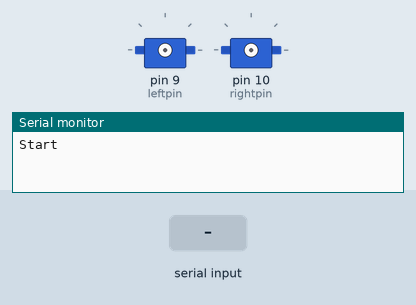
Recording of a sketch running on a simulated Arduino Uno, built with avr-gcc and run on an emulated ATmega328P. Shown: 2 × servo, the last lines printed to the serial monitor. Inputs (shaded band) come from the test bench.

Above: at 1.3 s.
1.4 s: "q" received over the second serial link
2.9 s: "e" received over the second serial link
At 4.1 s:
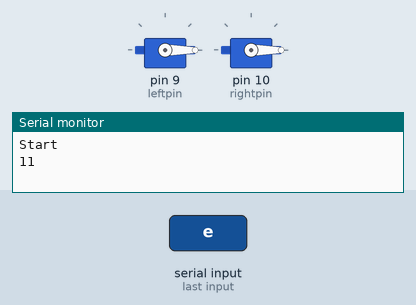
4.4 s: "w" received over the second serial link
At 5.2 s:
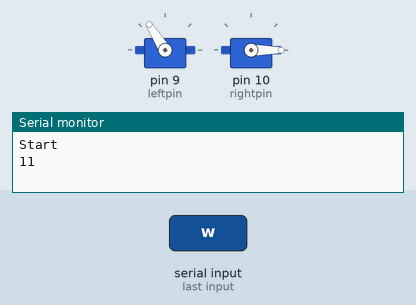
5.9 s: "s" received over the second serial link
At 6.3 s:
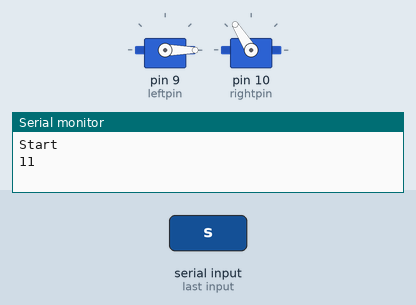
7.4 s: "d" received over the second serial link
At 8.6 s:
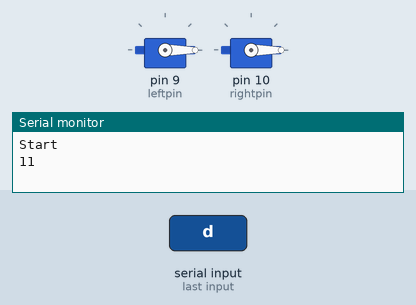
8.9 s: "a" received over the second serial link
At 9.8 s:
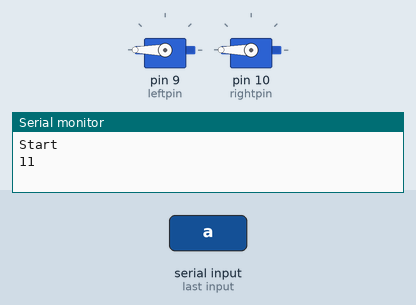
Timing chart, 0 to 11.4 s (numbered marks = the images above; inputs shaded):
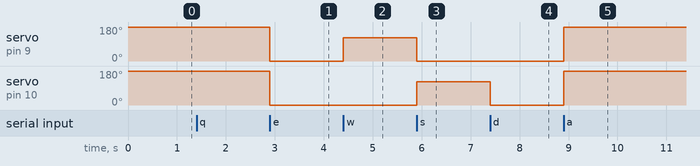

The sketch:

led_control_bluetooth.ino
```cpp
#include <Servo.h>
#include <SoftwareSerial.h>

int bluetoothTx = 2;  // TX-O pin of bluetooth mate, Arduino D2
int bluetoothRx = 3;  // RX-I pin of bluetooth mate, Arduino D3

SoftwareSerial bluetooth(bluetoothTx, bluetoothRx);

char data;

Servo servoLeft;          // create servo objects
Servo servoRight;

int leftpin = 9;
int rightpin = 10;

void setup()
{
  servoLeft.detach();
  servoRight.detach();

  // put your setup code here, to run once:
  pinMode (leftpin, OUTPUT);
  pinMode (rightpin, OUTPUT);

  Serial.begin(9600);
  Serial.println("Start");

  bluetooth.begin(115200);  // The Bluetooth Mate defaults to 115200bps
  bluetooth.print("$");  // Print three times individually
  bluetooth.print("$");
  bluetooth.print("$");  // Enter command mode
  delay(100);  // Short delay, wait for the Mate to send back CMD
  bluetooth.println("U,9600,N");  // Temporarily Change the baudrate to 9600, no parity
  // 115200 can be too fast at times for NewSoftSerial to relay the data reliably
  bluetooth.begin(9600);  // Start bluetooth serial at 9600

}

void sharp_left(){
  servoLeft.attach(9);
  servoRight.attach(10);
  servoLeft.write(180);
  servoRight.write(180);
  delay(700);
  servoLeft.detach();
  servoRight.detach();
  Serial.print(1);
}

void stop_bot(){
  servoRight.detach();
  servoLeft.detach();
  delay(50);

}


void sharp_right() {
  servoRight.attach(10);
  servoLeft.attach(9);
  servoRight.write(0);
  servoLeft.write(0);
  delay(700);
  servoRight.detach();
  servoLeft.detach();
  Serial.print(1);
}

void forward() {
  servoLeft.attach(9);
  servoRight.attach(10);
  servoLeft.write(0);
  servoRight.write(1800);
  delay(100);
  servoRight.detach();
  servoLeft.detach();
}

void back() {
  servoLeft.attach(9);
  servoRight.attach(10);
  servoLeft.write(1800);
  servoRight.write(0);
  delay(100);
  servoRight.detach();
  servoLeft.detach();
}

void left() {
  servoLeft.attach(9);
  servoRight.attach(10);
  servoLeft.write(180);
  servoRight.write(180);
  delay(100);
  servoLeft.detach();
  servoRight.detach();
}

void right() {
  servoRight.attach(10);
  servoLeft.attach(9);
  servoLeft.write(0);
  servoRight.write(0);
  delay(100);
  servoRight.detach();
  servoLeft.detach();
}


void loop() {

  if (bluetooth.available()>0)
  {
    data = (char)(bluetooth.read());
    //Serial.println(data);
    if (data == 'q')
        sharp_left();
    else if (data == 'e')
        sharp_right();
    else if (data == 'p')
        stop_bot();
    else if (data == 'w')
        back();
    else if (data == 'd')
        right();
    else if (data == 'a')
        left();
    else if (data == 's')
        forward();

  }
}
```

Measured:
- after the input at 2.9 s, servo on pin 9 (leftpin), servo on pin 10 (rightpin): 180° → 0° at once
- after the input at 4.4 s, servo on pin 9 (leftpin): 0° → 122° at once
- after the input at 5.9 s, servo on pin 9 (leftpin): 122° → 0° at once; servo on pin 10 (rightpin): 0° → 122° at once
- after the input at 7.4 s, servo on pin 10 (rightpin): 122° → 0° at once
- after the input at 8.9 s, servo on pin 9 (leftpin), servo on pin 10 (rightpin): 0° → 180° at once
